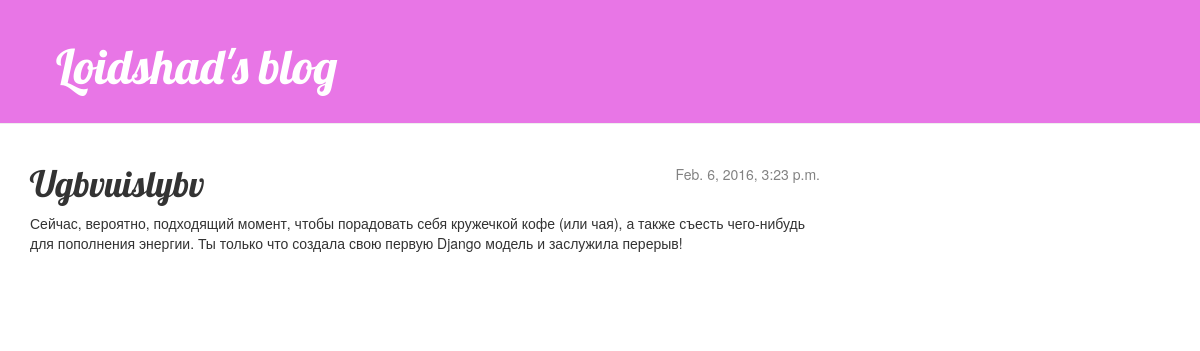
The app's page /post/2/ with its own data.
### blog/models.py (models this page shows, shortened)
class Post(models.Model):
    author = models.ForeignKey('auth.User')
    title = models.CharField(max_length=200)
    text = models.TextField()
    created_date = models.DateTimeField(
            default=timezone.now)
    published_date = models.DateTimeField(
            blank=True, null=True)

### blog/views.py (the view)
# urls.py: url(r'^post/(?P<pk>[0-9]+)/$', views.post_detail, name='post_detail'),
def post_detail(request, pk):
	post = get_object_or_404(Post, pk=pk)
	return render(request, 'blog/post_detail.html', {'post': post})

### blog/templates/blog/post_detail.html
{% extends 'blog/base.html' %}
    {% block content %}
        <div class="post">
            {% if post.published_date %}
                <div class="date">
                    {{ post.published_date }}
                </div>
            {% endif %}
            <h1>{{ post.title }}</h1>
            <p>{{ post.text|linebreaks }}</p>
        </div>
    {% endblock %}

### blog/static/css/blog.css (style rules this page uses)
body { padding-left: 15px; }
h1, h2, h3, h4 { font-family: 'Lobster', cursive; }
.date { float: right; color: #828282; }
.post { margin-bottom: 70px; margin-left: -40px; }

### records on screen
Post: published_date "Feb. 6, 2016, 3:23 p.m.", title "Ugbvuislybv", text "Сейчас, вероятно, подходящий момент, чтобы порадовать себя кружечкой кофе (или чая), а также съесть чего-нибудь для пополнения энергии. Ты только что создала свою первую Django модель и заслужила перерыв!"
